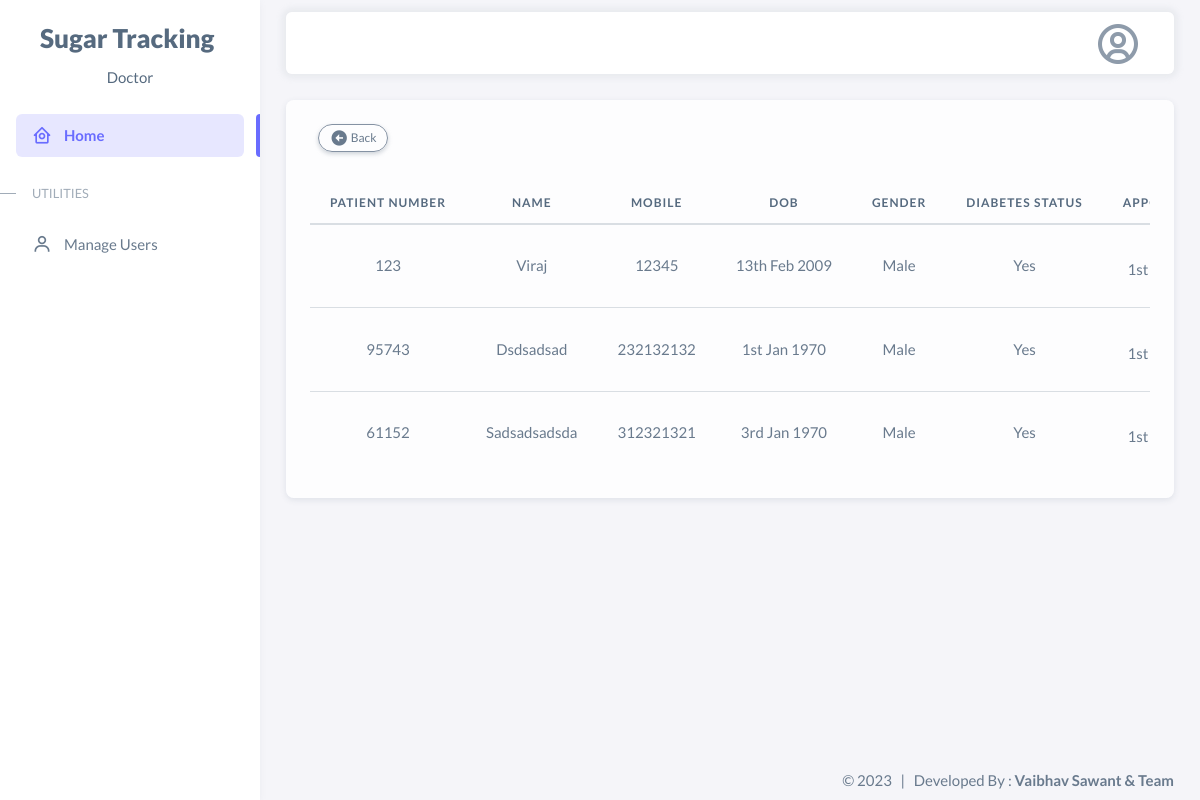
The page /doctor/user_listview.php (signed in) on the database its author committed.
### tables this page shows
CREATE TABLE `users` (
  `user_id` smallint UNSIGNED NOT NULL,
  `patient_number` varchar(30) NOT NULL,
  `name` varchar(30) NOT NULL,
  `mobile` varchar(10) NOT NULL,
  `password` varchar(30) NOT NULL,
  `dob` varchar(30) NOT NULL,
  `gender` varchar(10) NOT NULL,
  `diabetes_status` varchar(30) NOT NULL
);

### doctor/user_listview.php (the view, shortened to what this page needs)
<?php
require("../files/config.php");
$sql = "SELECT * FROM users";
$result = $conn->query($sql);
?>
<!DOCTYPE html>
<html>
<head>
</head>
<body>
	<div class="layout-wrapper layout-content-navbar">
		<div class="layout-container">
			<div class="layout-page">
				<?php require('../files/nav.php');?>
				<div class="content-wrapper">
					<div class="container-xxl flex-grow-1 container-p-y">
						<div class="card mb-4">
							<div class="card-header text-center">
								<a onclick="window.history.back()" class="btn rounded-pill btn-outline-secondary btn btn-sm btn-secondary m-2 mt-0" style="float:left;">
									<i class="bx bxs-left-arrow-circle"></i> Back
								</a>
							</div>
							<div class="card-body">
								<div class="table-responsive text-nowrap">
									<table class="table text-center data_table">
										<thead>
											<tr>
												<th>Patient Number</th>
												<th>Name</th>
												<th>Mobile</th>
												<th>DOB</th>
												<th>Gender</th>
												<th>Diabetes Status</th>
												<th>Appointment</th>
											</tr>
										</thead>
										<tbody class="table-border-bottom-0">
											<?php
											if ($result->num_rows > 0) {
												while ($row = $result->fetch_assoc()) {
													?>
													<tr>
														<td><?=$row['patient_number']; ?></td>
														<td><?=ucwords($row['name']); ?></td>
														<td><?=$row['mobile']; ?></td>
														<td><?=date('jS M Y', $row['dob']); ?></td>
														<td><?=ucwords($row['gender']); ?></td>
														<td><?=ucwords($row['diabetes_status']); ?></td>
														<td>
															<p data-bs-toggle="tooltip" title="Appointment Date">
																1st Nov 2023
															</p>
														</td>
													</tr>
													<?php
												}
											}
											?>
										</tbody>
									</table>
								</div>
							</div>
						</div>
					</div>
				</div>
			</div>
		</div>
	</div>
</body>
</html>

### files/nav.php (shortened to what this page needs)
<nav class="layout-navbar container-xxl navbar navbar-expand-xl navbar-detached" id="layout-navbar">
	<div class="navbar-nav-right d-flex align-items-center" id="navbar-collapse">
		<ul class="navbar-nav flex-row align-items-center ms-auto">
			<li class="nav-item navbar-dropdown dropdown-user dropdown">
				<a class="nav-link dropdown-toggle hide-arrow" href="javascript:void(0);" data-bs-toggle="dropdown">
					<i class='bx bx-user-circle bx-lg'></i>
				</a>
			</li>
		</ul>
	</div>
</nav>

### assets/css/theme-default.css (style rules this page uses)
.bg-menu-theme .menu-header { position: relative; }
.bg-menu-theme .menu-header:before { content: ""; position: absolute; left: 0; top: 1.1875rem; width: 1rem; height: 1px; transition: all 0.3s ease-in-out; }
.layout-wrapper:not(.layout-horizontal) .bg-menu-theme .menu-inner .menu-item .menu-link { border-radius: 0.375rem; }
.layout-wrapper:not(.layout-horizontal) .bg-menu-theme .menu-inner > .menu-item.active:before { content: ""; position: absolute; right: 0; width: 0.25rem; height: 2.6845rem; border-radius: 0.375rem 0 0 0.375rem; }
a { color: #696cff; }
.layout-navbar { background-color: rgba(255, 255, 255, 0.95) !important; -webkit-backdrop-filter: saturate(200%) blur(6px); backdrop-filter: saturate(200%) blur(6px); }
.navbar-detached { box-shadow: 0 0 0.375rem 0.25rem rgba(161, 172, 184, 0.15); }
.bg-menu-theme { background-color: #fff !important; color: #697a8d; }
.bg-menu-theme .menu-link, .bg-menu-theme .menu-horizontal-prev, .bg-menu-theme .menu-horizontal-next { color: #697a8d; }
.bg-menu-theme .menu-item.open:not(.menu-item-closing) > .menu-toggle, .bg-menu-theme .menu-item.active > .menu-link { color: #566a7f; }
.bg-menu-theme .menu-item.active > .menu-link:not(.menu-toggle) { background-color: #fff; }
.bg-menu-theme .menu-header { color: #8f9baa; }
.bg-menu-theme .menu-inner > .menu-header::before { background-color: transparent; }
.bg-menu-theme .menu-header { color: #a1acb8; }
.bg-menu-theme .menu-header:before { background-color: #a1acb8 !important; }
.bg-menu-theme.menu-vertical { box-shadow: 0 0.125rem 0.375rem 0 rgba(161, 172, 184, 0.12); }
.bg-menu-theme .menu-inner > .menu-item.active > .menu-link { color: #696cff; background-color: rgba(105, 108, 255, 0.16) !important; }
.bg-menu-theme .menu-inner > .menu-item.active:before { background: #696cff; }
.bg-footer-theme { background-color: #f5f5f9 !important; color: #697a8d; }

### rows shown on the page
users: patient_number "123", name "Viraj", mobile "12345", dob "13th Feb 2009", gender "Male", diabetes_status "Yes"
users: patient_number "95743", name "Dsdsadsad", mobile "232132132", dob "1st Jan 1970", gender "Male", diabetes_status "Yes"
users: patient_number "61152", name "Sadsadsadsda", mobile "312321321", dob "3rd Jan 1970", gender "Male", diabetes_status "Yes"
